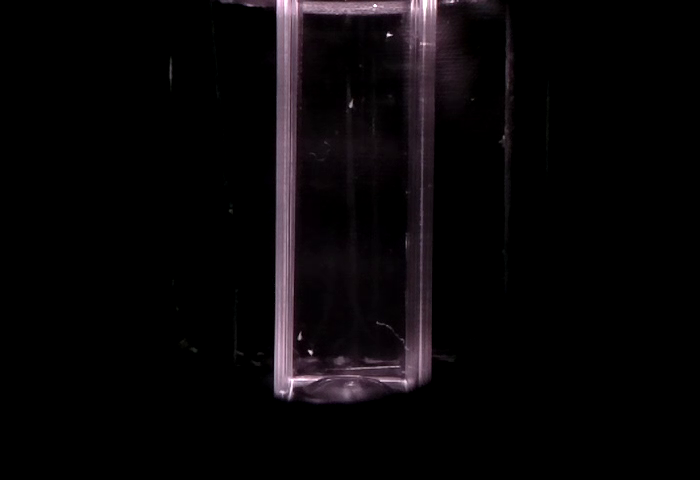
#> input picture Imagenes/img_0017.bmp, 700 x 480 px
$ python SubtractionImage.py --dataset Imagenes
#> lines starting #> are read from the running program, lines starting #| are printed output that depends on the picture; after the words box and inside, x2 and y2 are one past the last pixel; in counts of white or black regions, pixels touching at a corner belong together
import cv2
from numpy import linalg as LA
import numpy as np
from imutils import paths
import matplotlib.pyplot as plt
import argparse
import csv

ap = argparse.ArgumentParser()
ap.add_argument("-d", "--dataset", required=True, help="path to input Images")

args = vars(ap.parse_args())
print("Loading ...")

imagePaths = list(paths.list_images(args["dataset"]))
imagePaths.sort()

# Height and Weight
def graficX(img, w):

    listaX = []
    LeftX = []
    RightX = []
    X = []

    for x in range(0, w):
        if x < int(w/2):
            LeftX.append(np.sum(img[:,x]))
            X.append(x)
        else:
            RightX.append(np.sum(img[:,x]))
            X.append(x)

        listaX = LeftX + RightX

    return listaX, X, LeftX.index(max(LeftX)), RightX.index(max(RightX))

def graficY(img, h):

    listaY = []
    TopY = []
    BottomY = []
    Y = []

    for y in range(0, h):

        if y < int(h/2):
            TopY.append(np.sum(img[y,:]))
            Y.append(y)
        else:
            BottomY.append(np.sum(img[y,:]))
            Y.append(y)

        listaY = TopY + BottomY

    return listaY, Y, TopY.index(max(TopY)), BottomY.index(max(BottomY))

# Section of Kernels
# [32 lines left out: function Kernels, not called in this run]

def histogram(axisX, X, axisY, Y):

    # Graphics using Pyplot of Matplotlib
    plt.figure(figsize=(2,2))

    plt.subplot(121)
    plt.title("EjeX")
    plt.plot(X, axisX)

    plt.subplot(122)
    plt.title("EjeY")
    plt.plot(Y, axisY)

    plt.show()

number = 0


# [9 lines left out: function imprimir, not called in this run]


dies = 0
first = True

for imagePath in imagePaths:
    img = cv2.imread(imagePath)
#> img is the input picture: shape (480, 700, 3); mean B, G, R 8, 6.3, 8.6
    gray = cv2.cvtColor(img, cv2.COLOR_RGB2GRAY)

    fix = max(np.std(gray, axis=0))
#> fix = 56.33
    fiy = min(np.std(gray, axis=1))
#> fiy = 0
    gray = cv2.GaussianBlur(gray,(3,3),sigmaX = fix, sigmaY = fiy)
    #gray = cv2.GaussianBlur(gray,(3,3),0)

    h,w = np.shape(gray)
#> h = 480; w = 700

    if first == True:
        firstImg = 0
        #while dies < 100:
        while dies < 2:

            img = cv2.imread(imagePaths[dies],0)
#> img: shape (480, 700); min 0, max 255, mean 7.2
            fix = max(np.std(gray, axis=0))
#> fix = 54.24
            fiy = min(np.std(gray, axis=1))

            #gray = cv2.GaussianBlur(gray,(3,3),0)

            gray = cv2.GaussianBlur(gray,(3,3),sigmaX = fix, sigmaY = fiy)

            if first == True:

                ejeX, X, x_L, x_R = graficX(gray, w)
#> the loop in graficX, `for x in range(0, w):` made 700 passes
#> listaX on passes 1 to 3: [0], [0, 0], [0, 0, 0]
#> after the loop in graficX, `for x in range(0, w):`: LeftX = 350 values, max 52433 at index 285, min 0 at index 0, mean 3798.5; RightX = 350 values, max 29419 at index 71, min 0 at index 167, mean 3021.2; X = 700 values from 0 to 699
#> ejeX = 700 values, max 52433 at index 285, min 0 at index 0, mean 3409.9; X = 700 values from 0 to 699; x_L = 285; x_R = 71
                ejeY, Y, y_T, y_B = graficY(gray, h)
#> the loop in graficY, `for y in range(0, h): ` made 480 passes
#> listaY on passes 1 to 3: [24024], [24024, 24749], [24024, 24749, 26253]
#> after the loop in graficY, `for y in range(0, h):`: BottomY = 240 values, max 18349 at index 139, min 0 at index 167, mean 4117.8; TopY = 240 values, max 28192 at index 5, min 2823 at index 218, mean 5827.7; Y = 480 values from 0 to 479
#> ejeY = 480 values, max 28192 at index 5, min 0 at index 407, mean 4972.8; Y = 480 values from 0 to 479; y_T = 5; y_B = 139

                histogram(ejeX,X, ejeY, Y)
#> in histogram, `plt.show()`:
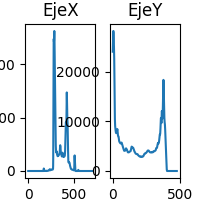
#> figure drawn by matplotlib, 2 panels; panel 1: curve peaks at x = 285, y = 52433; panel 2: curve peaks at x = 5, y = 28192
                first= False

            firstImg += gray[y_T: y_B + h//2 + 15, x_L + 5: x_R + w//2 - 5]
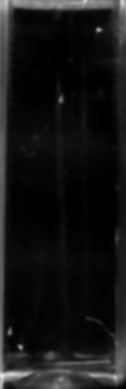
#> firstImg: shape (389, 126); min 0, max 231, mean 20.9
            _,firstImg = cv2.threshold(firstImg,0,255,cv2.THRESH_BINARY | cv2.THRESH_OTSU)
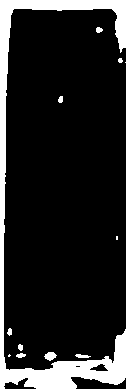
#> firstImg: shape (389, 126); 13.8% white; 12 white regions (3 under 20 px), largest, box (x1, y1, x2, y2) and area: (0, 0, 126, 389) 6476, (44, 352, 57, 361) 77, (75, 354, 91, 358) 44

            EE1 = cv2.getStructuringElement(cv2.MORPH_ELLIPSE, (3,3))
            EE2 = cv2.getStructuringElement(cv2.MORPH_CROSS, (3,3))
            EE3 = cv2.getStructuringElement(cv2.MORPH_RECT, (3,3))

            firstImg = cv2.morphologyEx(firstImg, cv2.MORPH_DILATE, EE1, iterations = 2)
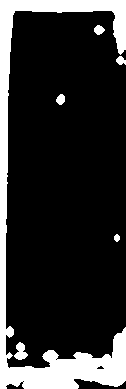
#> firstImg: shape (389, 126); 18% white; 6 white regions, box (x1, y1, x2, y2) and area: (0, 0, 126, 389) 8422, (14, 342, 28, 360) 152, (94, 25, 105, 35) 76, (56, 94, 65, 105) 73, (116, 56, 126, 65) 63, (114, 234, 120, 242) 36

            firstImg = np.float32(firstImg)

            g_mf = firstImg - min(firstImg.flatten())
            g_sf = 63*(g_mf/max(g_mf.flatten()))

            firstImg = np.uint8(firstImg)

            cv2.imshow("Imadsray", firstImg)
            k = cv2.waitKey(0) & 0xFF
#> (key q is pressed here)
            if k == ord("q"):
                break

            print(dies)
            dies+=1

        continue


#    gray = cv2.GaussianBlur(gray,(3,3),0)

    gray_copy = gray[y_T  : y_B + h//2 + 15 , x_L + 5: x_R + w//2 - 5]
    secondgray = gray[y_T  : y_B + h//2 + 15 , x_L + 5: x_R + w//2 - 5]
    _,secondgray = cv2.threshold(secondgray,0,255,cv2.THRESH_BINARY | cv2.THRESH_OTSU)

    secondgray = np.float32(secondgray)

    funcG = secondgray - firstImg

    g_m = funcG - min(funcG.flatten())
    g_s = 63*(g_m/max(g_m.flatten()))
    g_s = np.uint8(g_s)
   #Rango 40 - 50
    ret,gray_th = cv2.threshold(g_s,45,255,cv2.THRESH_BINARY)

    EE1 = cv2.getStructuringElement(cv2.MORPH_ELLIPSE, (3,3))
    EE2 = cv2.getStructuringElement(cv2.MORPH_CROSS, (3,3))
    EE3 = cv2.getStructuringElement(cv2.MORPH_RECT, (3,3))

    ee6 = cv2.morphologyEx(gray_th, cv2.MORPH_OPEN, EE3, iterations = 1)
    # Aveces 2
    ee6 = cv2.morphologyEx(ee6, cv2.MORPH_ERODE, EE1, iterations = 1)
    ee6 = cv2.morphologyEx(ee6, cv2.MORPH_DILATE, EE1, iterations = 2)

    cv2.imshow("Img1 Gray", gray_copy)
    cv2.imshow("Img2 Second", secondgray)
    cv2.imshow("Imagen Gx", funcG)
    cv2.imshow("Imadsg", gray_th)
    cv2.imshow("Imaen Gx", ee6)

#    firstFrame = secondgray
#    cv2.imwrite("{}tiff".format(imagePath[:-4]), ee4)

    mask = cv2.bitwise_and(gray_copy,gray_copy,mask=ee6)
    cv2.imshow("Mascara", mask)

    print(imagePath[:-4])
    print(ee6.shape)
    k = cv2.waitKey(0) & 0xFF
    if k == ord("q"):
        break
#> pass 2 of the loop `for imagePath in imagePaths:`:
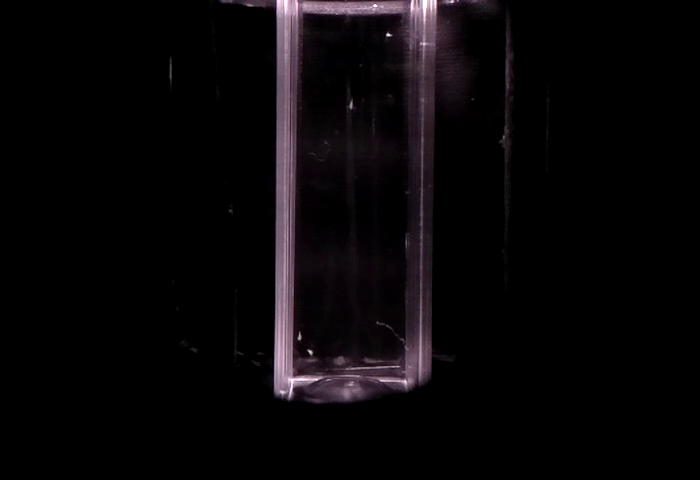
#> input picture Imagenes/img_0018.bmp, 700 x 480 px
#> img is the input picture: shape (480, 700, 3); mean B, G, R 8, 6.3, 8.6
#> `fix = max(np.std(gray, axis=0))`: fix = 56.43
#> `_,secondgray = cv2.threshold(secondgray,0,255,cv2.THRESH_BINARY | cv2...`:
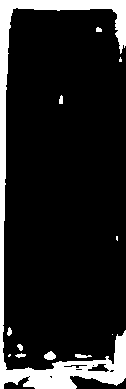
#> secondgray: shape (389, 126); 13.4% white; 12 white regions (4 under 20 px), largest, box (x1, y1, x2, y2) and area: (0, 0, 126, 389) 6271, (44, 351, 56, 360) 76, (75, 354, 92, 358) 47
#> `g_s = np.uint8(g_s)`:
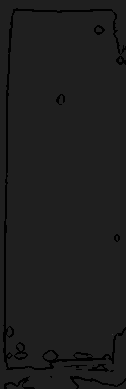
#> g_s: shape (389, 126); min 0, max 63, mean 29.6
#> gray_th: shape (389, 126); 0% white in thin lines or dots, all inside (x1, y1, x2, y2) = (112, 334, 113, 335)
#> ee6: shape (389, 126); every value is 0
#| (389, 126)
#> (key q is pressed here)
#    print(imagePath.split())
cv2.destroyAllWindows()
